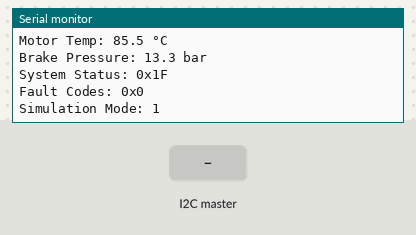
Bench run of a program on a simulated STM32 Nucleo. Parts: the last lines printed to the serial monitor. The inputs (shaded band) are chosen by the test bench. Random numbers use the default seed unless the program sets one.

Above: at 3.2 s.
3.3 s: the I2C master sends the byte 1
At 3.9 s:
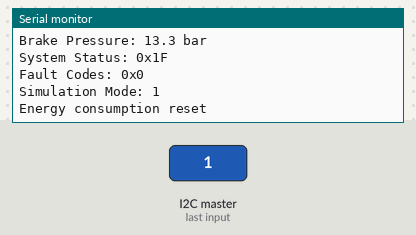
4.8 s: the I2C master sends the byte 2
At 4.96 s:
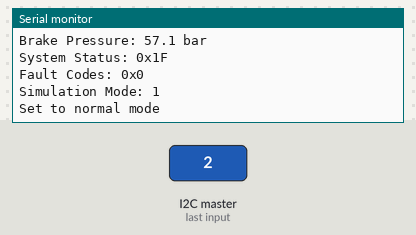
Timing chart, 0 to 7.8 s (numbered marks = the images above; inputs shaded):
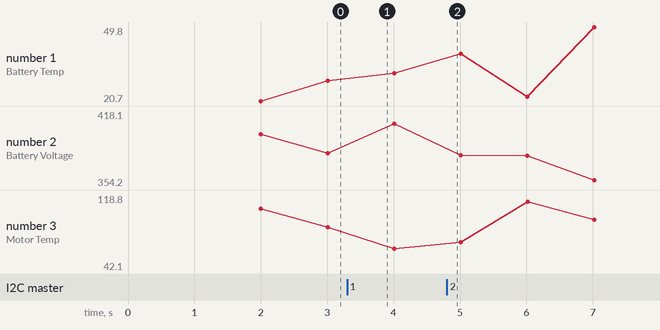

Measured:
- after the input at 3.3 s, the serial monitor: prints a new line at once (image 1)
- after the input at 4.8 s, the serial monitor: prints a new line at once (image 2)

The program:

main.cpp
```cpp
/*
 * AKS Data Generator - STM32F411RE Nucleo Board
 * Generates SIMULATED telemetry data for Vehicle Control System (AKS)
 *
 * This system generates dummy/simulated vehicle data and sends via I2C to AKS_SCREEN
 * NO REAL SENSORS CONNECTED - ALL VALUES ARE SIMULATED IN SOFTWARE
 *
 * Pin Connections (STM32F411RE Nucleo):
 * I2C1_SCL: PB6 (Arduino D10) - Connect to ESP32 SCL (GPIO 19)
 * I2C1_SDA: PB7 (Arduino D4)  - Connect to ESP32 SDA (GPIO 20)
 * GND: Connect to ESP32 GND
 * 3.3V: Connect to ESP32 3.3V
 *
 * Vehicle Control System Functions Simulated:
 * 1. Motor Torque Control - Simulated speed changes
 * 2. Regenerative Braking Optimization - Energy recovery simulation
 * 3. Vehicle Energy Management System - Battery level simulation
 * 4. Vehicle Communication System - I2C data transfer
 * 5. Fault Diagnosis - Simulated fault conditions
 * 6. Vehicle Status Monitoring - Generated status data
 * 7. Data Transfer to Monitoring Center - Serial output logging
 */

#include <Arduino.h>
#include <Wire.h>

// No real sensor pins needed - all values are simulated
// Only I2C pins are used for communication

// I2C configuration
#define I2C_SLAVE_ADDRESS 0x42    // AKS data generator I2C address
#define I2C_SDA_PIN PB7          // I2C1_SDA
#define I2C_SCL_PIN PB6          // I2C1_SCL

// AKS telemetry data structure
struct AKS_TelemetryData {
    uint32_t timestamp_ms;        // Time since vehicle start (ms)
    float vehicle_speed_kmh;      // Vehicle speed (km/h)
    float battery_temp_C;         // Battery temperature (°C)
    float battery_voltage_V;      // Total battery voltage (V)
    float remaining_energy_Wh;    // Remaining energy (Wh)
    float motor_temp_C;           // Motor temperature (°C)
    float brake_pressure_bar;     // Brake pressure (bar)
    uint8_t system_status;        // System status flags
    uint8_t fault_codes;          // Fault diagnostic codes
} __attribute__((packed));

// Function declarations
void updateTelemetryData();
void simulateVehicleDynamics();
void onI2CRequest();
void onI2CReceive(int numBytes);
void printTelemetryData();

// Global variables
AKS_TelemetryData telemetryData;
uint32_t lastDataUpdate = 0;
uint32_t vehicleStartTime = 0;
bool dataRequested = false;

// Vehicle simulation parameters
float simulatedSpeed = 0.0;
float batteryCapacity = 50000.0; // 50kWh in Wh
float energyConsumption = 0.0;
uint8_t simulationMode = 1; // 1=normal, 2=fault, 3=charging

void setup() {
    Serial.begin(115200);
    delay(2000);

    Serial.println("AKS Data Generator - STM32F411RE");
    Serial.println("Vehicle Control System Telemetry");
    Serial.println("================================");

    // Initialize I2C as slave
    Wire.begin(I2C_SLAVE_ADDRESS);
    Wire.onRequest(onI2CRequest);
    Wire.onReceive(onI2CReceive);

    // Record vehicle start time
    vehicleStartTime = millis();

    Serial.println("System initialized successfully");
    Serial.println("I2C Slave Address: 0x42");
    Serial.println("Waiting for data requests...");
}

void loop() {
    // Update telemetry data every 1 second
    if (millis() - lastDataUpdate >= 1000) {
        updateTelemetryData();
        lastDataUpdate = millis();

        // Print telemetry data to serial for debugging
        printTelemetryData();
    }

    // Simulate vehicle dynamics
    simulateVehicleDynamics();

    delay(100);
}

void updateTelemetryData() {
    telemetryData.timestamp_ms = millis() - vehicleStartTime;

    // Generate simulated battery temperature (20-50°C)
    telemetryData.battery_temp_C = 25.0 + random(-50, 250) / 10.0;

    // Simulate vehicle speed (0-120 km/h)
    telemetryData.vehicle_speed_kmh = simulatedSpeed;

    // Simulate battery voltage (300-420V for electric vehicle)
    telemetryData.battery_voltage_V = 350.0 + (random(0, 4096) / 4095.0) * 70.0;

    // Calculate remaining energy based on consumption
    telemetryData.remaining_energy_Wh = max(0.0f, batteryCapacity - energyConsumption);

    // Simulate motor temperature (40-120°C)
    telemetryData.motor_temp_C = 40.0 + (random(0, 4096) / 4095.0) * 80.0;

    // Simulate brake pressure (0-200 bar)
    telemetryData.brake_pressure_bar = (random(0, 4096) / 4095.0) * 200.0;

    // System status flags (bit-encoded)
    // Bit 0: Motor ready
    // Bit 1: Battery OK
    // Bit 2: Brake system OK
    // Bit 3: Charging active
    // Bit 4: Regenerative braking active
    telemetryData.system_status = 0x1F; // All systems OK by default

    if (simulationMode == 3) { // Charging mode
        telemetryData.system_status |= 0x08; // Set charging bit
    }

    // Fault codes simulation
    telemetryData.fault_codes = 0x00; // No faults by default

    if (simulationMode == 2) { // Fault simulation
        telemetryData.fault_codes = 0x04; // Motor overtemperature fault
        telemetryData.system_status &= ~0x01; // Clear motor ready bit
    }

    if (telemetryData.battery_temp_C > 60.0) {
        telemetryData.fault_codes |= 0x02; // Battery overtemperature
        telemetryData.system_status &= ~0x02; // Clear battery OK bit
    }
}

void simulateVehicleDynamics() {
    static uint32_t lastUpdate = 0;
    static float acceleration = 0.0;

    if (millis() - lastUpdate < 100) return;
    lastUpdate = millis();

    // Simple vehicle dynamics simulation
    switch (simulationMode) {
        case 1: // Normal driving
            acceleration = (random(-20, 30) / 10.0); // -2 to +3 m/s²
            break;
        case 2: // Fault mode - reduced performance
            acceleration = (random(-10, 10) / 10.0); // -1 to +1 m/s²
            break;
        case 3: // Charging mode
            simulatedSpeed = 0.0;
            acceleration = 0.0;
            // Simulate energy recovery during charging
            if (telemetryData.remaining_energy_Wh < batteryCapacity) {
                energyConsumption -= 50.0; // Add 50Wh per second while charging
            }
            break;
    }

    // Update speed (convert acceleration from m/s² to km/h change)
    simulatedSpeed += acceleration * 3.6 * 0.1; // 0.1s update interval
    simulatedSpeed = constrain(simulatedSpeed, 0.0, 120.0);

    // Energy consumption calculation (simplified)
    if (simulatedSpeed > 0 && simulationMode != 3) {
        // Energy consumption in Wh (speed-dependent)
        float powerConsumption = 150.0 + (simulatedSpeed * 2.0); // Base 150W + speed factor
        energyConsumption += (powerConsumption * 0.1) / 3600.0; // Convert to Wh per 0.1s
    }

    // Cycle through simulation modes periodically
    static uint32_t modeChangeTime = 0;
    if (millis() - modeChangeTime > 30000) { // Change mode every 30 seconds
        simulationMode++;
        if (simulationMode > 3) simulationMode = 1;
        modeChangeTime = millis();

        Serial.print("Switching to simulation mode: ");
        Serial.println(simulationMode);
    }
}

void onI2CRequest() {
    // Send telemetry data when requested by master (ESP32)
    Wire.write((uint8_t*)&telemetryData, sizeof(telemetryData));
    dataRequested = true;
}

void onI2CReceive(int numBytes) {
    // Handle commands from master if needed
    while (Wire.available()) {
        uint8_t command = Wire.read();

        switch (command) {
            case 0x01: // Reset energy consumption
                energyConsumption = 0.0;
                Serial.println("Energy consumption reset");
                break;
            case 0x02: // Set normal mode
                simulationMode = 1;
                Serial.println("Set to normal mode");
                break;
            case 0x03: // Set fault mode
                simulationMode = 2;
                Serial.println("Set to fault mode");
                break;
            case 0x04: // Set charging mode
                simulationMode = 3;
                Serial.println("Set to charging mode");
                break;
        }
    }
}

void printTelemetryData() {
    Serial.println("\n=== AKS Telemetry Data ===");
    Serial.print("Timestamp: "); Serial.print(telemetryData.timestamp_ms); Serial.println(" ms");
    Serial.print("Vehicle Speed: "); Serial.print(telemetryData.vehicle_speed_kmh, 1); Serial.println(" km/h");
    Serial.print("Battery Temp: "); Serial.print(telemetryData.battery_temp_C, 1); Serial.println(" °C");
    Serial.print("Battery Voltage: "); Serial.print(telemetryData.battery_voltage_V, 1); Serial.println(" V");
    Serial.print("Remaining Energy: "); Serial.print(telemetryData.remaining_energy_Wh, 0); Serial.println(" Wh");
    Serial.print("Motor Temp: "); Serial.print(telemetryData.motor_temp_C, 1); Serial.println(" °C");
    Serial.print("Brake Pressure: "); Serial.print(telemetryData.brake_pressure_bar, 1); Serial.println(" bar");
    Serial.print("System Status: 0x"); Serial.println(telemetryData.system_status, HEX);
    Serial.print("Fault Codes: 0x"); Serial.println(telemetryData.fault_codes, HEX);
    Serial.print("Simulation Mode: "); Serial.println(simulationMode);

    if (dataRequested) {
        Serial.println("*** Data sent to AKS_SCREEN ***");
        dataRequested = false;
    }
}
```
